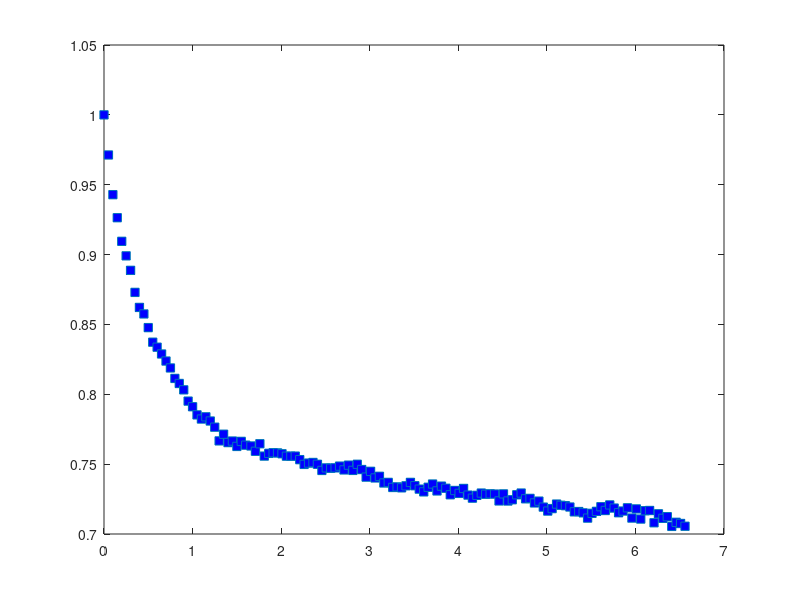

Write the MATLAB code that produced this figure.
T_exper = [0
0.05
0.1
0.15
0.2
0.25
0.3
0.35
0.4
0.45
0.5
0.55
0.6
0.65
0.7
0.75
0.8
0.85
0.9
0.95
1
1.05
1.1
1.15
1.2
1.25
1.3
1.35
1.4
1.45
1.5
1.55
1.6
1.65889
1.70972
1.75972
1.80972
1.85972
1.90972
1.95972
2.00972
2.05972
2.10972
2.15972
2.20972
2.25972
2.30972
2.35972
2.40972
2.45972
2.50972
2.55972
2.60972
2.65972
2.70972
2.75972
2.80972
2.85972
2.90972
2.95972
3.00972
3.05972
3.10972
3.15972
3.20972
3.25972
3.30972
3.35972
3.40972
3.45972
3.50972
3.55972
3.60972
3.65972
3.70972
3.75972
3.80972
3.85972
3.90972
3.95972
4.00972
4.05972
4.10972
4.15972
4.21
4.26
4.31
4.36
4.41
4.46
4.51
4.56
4.61
4.66
4.71
4.76
4.81
4.86
4.91
4.96
5.01
5.06
5.11
5.16
5.21
5.26
5.31
5.36
5.41
5.46
5.51
5.56
5.61
5.66
5.71
5.76
5.81
5.86
5.91
5.96
6.01
6.06
6.11
6.16
6.21
6.26
6.31
6.36
6.41
6.46
6.51
6.56]';

D_exper = [70.5042
69.823
69.1354
68.7302
68.3091
68.0482
67.7852
67.3817
67.1037
66.9826
66.7268
66.4516
66.3566
66.2278
66.0928
65.9604
65.7585
65.6606
65.5372
65.3165
65.2068
65.0459
64.9633
65.0079
64.9243
64.8016
64.528
64.6614
64.4938
64.5251
64.4162
64.5176
64.4414
64.4257
64.318
64.4707
64.2206
64.2764
64.289
64.2863
64.2685
64.2186
64.2189
64.2205
64.1489
64.0521
64.0789
64.0913
64.0539
63.9287
63.9811
63.9732
63.9815
64.0173
63.9391
64.0368
63.9296
64.0547
63.9474
63.7915
63.9105
63.7747
63.8086
63.6707
63.6833
63.5786
63.5909
63.571
63.6131
63.6833
63.6147
63.5438
63.4873
63.5826
63.65
63.5067
63.6061
63.5617
63.4271
63.516
63.4561
63.5581
63.4199
63.3559
63.4152
63.4627
63.4371
63.4464
63.4424
63.2986
63.4461
63.2968
63.3237
63.4274
63.463
63.3433
63.3515
63.2567
63.2947
63.1695
63.0861
63.1385
63.2335
63.2077
63.1996
63.1715
63.0705
63.0765
63.0492
62.9376
63.0389
63.0808
63.1779
63.0985
63.2161
63.1492
63.0516
63.0869
63.1558
62.9388
63.1324
62.9177
63.0944
63.0987
62.8401
63.03
62.9335
62.9687
62.7631
62.8493
62.8245
62.7658]';

D_exper0 = D_exper(1)

VFR_exper = D_exper.^3/D_exper0^3;
%figure(55)
plot(T_exper,VFR_exper,'MarkerFaceColor',[0 0 1],'Marker','square','LineStyle','none')

% Make sure there is a place for figures and save as a pdf
if ~exist('./figs','dir'); mkdir('./figs'); end;
saveas(gcf,['./figs/VFR_compare.pdf'],'pdf'); 